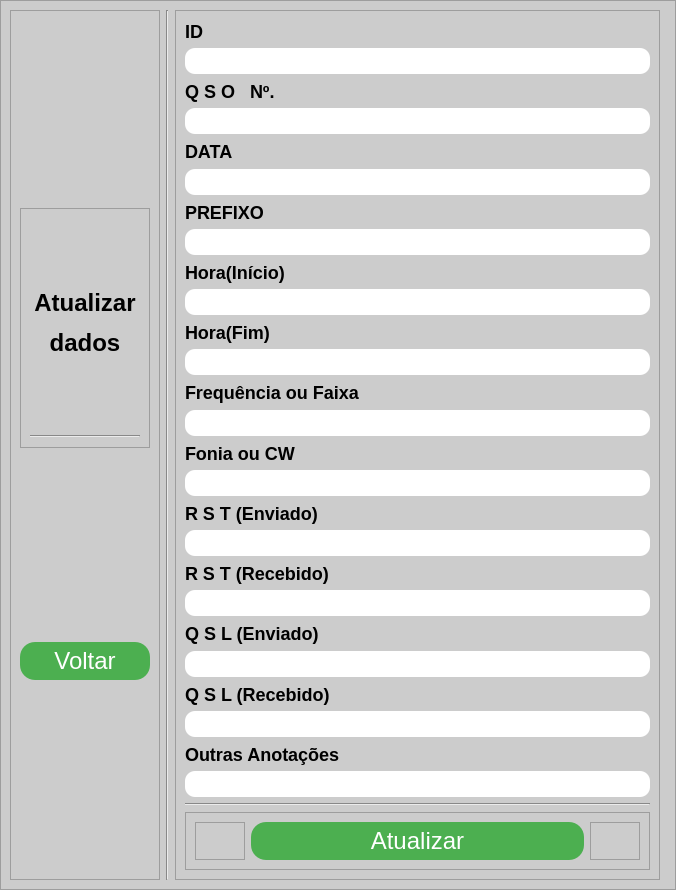
<?xml version="1.0" encoding="UTF-8"?>
<ui version="4.0">
 <class>InsertWindow</class>
 <widget class="QMainWindow" name="InsertWindow">
  <property name="geometry">
   <rect>
    <x>0</x>
    <y>0</y>
    <width>676</width>
    <height>890</height>
   </rect>
  </property>
  <property name="minimumSize">
   <size>
    <width>676</width>
    <height>890</height>
   </size>
  </property>
  <property name="maximumSize">
   <size>
    <width>16777215</width>
    <height>16777215</height>
   </size>
  </property>
  <property name="windowTitle">
   <string notr="true">Atualizar dados</string>
  </property>
  <widget class="QWidget" name="centralwidget">
   <property name="minimumSize">
    <size>
     <width>0</width>
     <height>0</height>
    </size>
   </property>
   <layout class="QVBoxLayout" name="verticalLayout">
    <property name="spacing">
     <number>0</number>
    </property>
    <property name="leftMargin">
     <number>0</number>
    </property>
    <property name="topMargin">
     <number>0</number>
    </property>
    <property name="rightMargin">
     <number>0</number>
    </property>
    <property name="bottomMargin">
     <number>0</number>
    </property>
    <item>
     <widget class="QFrame" name="frame">
      <property name="minimumSize">
       <size>
        <width>0</width>
        <height>0</height>
       </size>
      </property>
      <property name="maximumSize">
       <size>
        <width>6526262</width>
        <height>16777215</height>
       </size>
      </property>
      <property name="styleSheet">
       <string notr="true">background-color: rgb(204, 204, 204);</string>
      </property>
      <property name="frameShape">
       <enum>QFrame::StyledPanel</enum>
      </property>
      <property name="frameShadow">
       <enum>QFrame::Raised</enum>
      </property>
      <layout class="QHBoxLayout" name="horizontalLayout">
       <item>
        <widget class="QFrame" name="frame_2">
         <property name="minimumSize">
          <size>
           <width>150</width>
           <height>0</height>
          </size>
         </property>
         <property name="maximumSize">
          <size>
           <width>150</width>
           <height>16777215</height>
          </size>
         </property>
         <property name="frameShape">
          <enum>QFrame::StyledPanel</enum>
         </property>
         <property name="frameShadow">
          <enum>QFrame::Raised</enum>
         </property>
         <layout class="QVBoxLayout" name="verticalLayout_3">
          <item>
           <widget class="QFrame" name="frame_8">
            <property name="maximumSize">
             <size>
              <width>16777215</width>
              <height>240</height>
             </size>
            </property>
            <property name="frameShape">
             <enum>QFrame::StyledPanel</enum>
            </property>
            <property name="frameShadow">
             <enum>QFrame::Raised</enum>
            </property>
            <layout class="QVBoxLayout" name="verticalLayout_4">
             <item>
              <widget class="QLabel" name="label_4">
               <property name="text">
                <string>&lt;html&gt;&lt;head/&gt;&lt;body&gt;&lt;p align=&quot;center&quot;&gt;&lt;span style=&quot; font-size:18pt; font-weight:600;&quot;&gt;Atualizar&lt;/span&gt;&lt;/p&gt;&lt;p align=&quot;center&quot;&gt;&lt;span style=&quot; font-size:18pt; font-weight:600;&quot;&gt;dados&lt;/span&gt;&lt;/p&gt;&lt;/body&gt;&lt;/html&gt;</string>
               </property>
              </widget>
             </item>
             <item>
              <widget class="Line" name="line_3">
               <property name="orientation">
                <enum>Qt::Horizontal</enum>
               </property>
              </widget>
             </item>
            </layout>
           </widget>
          </item>
          <item>
           <widget class="QPushButton" name="pushButton_2">
            <property name="styleSheet">
             <string notr="true">QPushButton{
padding: 5px 25px;
font-size: 24px;
text-align: center;
color: #fff;
background-color: #4CAF50;
border-radius: 15px;
}


QPushButton:hover{
background-color: green;
}



QPushButton:pressed{
  background-color: #3e8e41;
}</string>
            </property>
            <property name="text">
             <string>Voltar</string>
            </property>
            <property name="icon">
             <iconset>
              <normaloff>Icons/Setapratras-removebg-preview.png</normaloff>Icons/Setapratras-removebg-preview.png</iconset>
            </property>
            <property name="iconSize">
             <size>
              <width>25</width>
              <height>15</height>
             </size>
            </property>
           </widget>
          </item>
         </layout>
        </widget>
       </item>
       <item>
        <widget class="Line" name="line_2">
         <property name="orientation">
          <enum>Qt::Vertical</enum>
         </property>
        </widget>
       </item>
       <item>
        <widget class="QFrame" name="frame_4">
         <property name="frameShape">
          <enum>QFrame::StyledPanel</enum>
         </property>
         <property name="frameShadow">
          <enum>QFrame::Raised</enum>
         </property>
         <layout class="QVBoxLayout" name="verticalLayout_2">
          <item>
           <widget class="QLabel" name="label">
            <property name="maximumSize">
             <size>
              <width>16777215</width>
              <height>25</height>
             </size>
            </property>
            <property name="styleSheet">
             <string notr="true">background-color: rgb(204, 204, 204);
font-size:18px;
font-weight: bold;
</string>
            </property>
            <property name="text">
             <string>ID</string>
            </property>
           </widget>
          </item>
          <item>
           <widget class="QLineEdit" name="lineEdit">
            <property name="maximumSize">
             <size>
              <width>656566</width>
              <height>16777215</height>
             </size>
            </property>
            <property name="styleSheet">
             <string notr="true">
QLineEdit{
font-size: 20px;
text-align: center;
border-radius: 10px;
background-color: rgb(255, 255, 255);
}</string>
            </property>
           </widget>
          </item>
          <item>
           <widget class="QLabel" name="label_5">
            <property name="maximumSize">
             <size>
              <width>16777215</width>
              <height>25</height>
             </size>
            </property>
            <property name="styleSheet">
             <string notr="true">background-color: rgb(204, 204, 204);
font-size:18px;
font-weight: bold;
</string>
            </property>
            <property name="text">
             <string>Q S O   Nº.</string>
            </property>
           </widget>
          </item>
          <item>
           <widget class="QLineEdit" name="lineEdit_4">
            <property name="styleSheet">
             <string notr="true">
QLineEdit{
font-size: 20px;
text-align: center;
border-radius: 10px;
background-color: rgb(255, 255, 255);
}</string>
            </property>
           </widget>
          </item>
          <item>
           <widget class="QLabel" name="label_2">
            <property name="maximumSize">
             <size>
              <width>16777215</width>
              <height>30</height>
             </size>
            </property>
            <property name="styleSheet">
             <string notr="true">background-color: rgb(204, 204, 204);
font-size:18px;
font-weight: bold;
</string>
            </property>
            <property name="text">
             <string>DATA</string>
            </property>
           </widget>
          </item>
          <item>
           <widget class="QLineEdit" name="lineEdit_2">
            <property name="styleSheet">
             <string notr="true">
QLineEdit{
font-size: 20px;
text-align: center;
border-radius: 10px;
background-color: rgb(255, 255, 255);
}</string>
            </property>
           </widget>
          </item>
          <item>
           <widget class="QLabel" name="label_3">
            <property name="maximumSize">
             <size>
              <width>16777215</width>
              <height>25</height>
             </size>
            </property>
            <property name="styleSheet">
             <string notr="true">background-color: rgb(204, 204, 204);
font-size:18px;
font-weight: bold;
</string>
            </property>
            <property name="text">
             <string>PREFIXO</string>
            </property>
           </widget>
          </item>
          <item>
           <widget class="QLineEdit" name="lineEdit_3">
            <property name="styleSheet">
             <string notr="true">
QLineEdit{
font-size: 20px;
text-align: center;
border-radius: 10px;
background-color: rgb(255, 255, 255);
}</string>
            </property>
           </widget>
          </item>
          <item>
           <widget class="QLabel" name="label_6">
            <property name="maximumSize">
             <size>
              <width>16777215</width>
              <height>25</height>
             </size>
            </property>
            <property name="styleSheet">
             <string notr="true">background-color: rgb(204, 204, 204);
font-size:18px;
font-weight: bold;
</string>
            </property>
            <property name="text">
             <string>Hora(Início)</string>
            </property>
           </widget>
          </item>
          <item>
           <widget class="QLineEdit" name="lineEdit_5">
            <property name="styleSheet">
             <string notr="true">
QLineEdit{
font-size: 20px;
text-align: center;
border-radius: 10px;
background-color: rgb(255, 255, 255);
}</string>
            </property>
           </widget>
          </item>
          <item>
           <widget class="QLabel" name="label_7">
            <property name="maximumSize">
             <size>
              <width>16777215</width>
              <height>25</height>
             </size>
            </property>
            <property name="styleSheet">
             <string notr="true">background-color: rgb(204, 204, 204);
font-size:18px;
font-weight: bold;
</string>
            </property>
            <property name="text">
             <string>Hora(Fim)</string>
            </property>
           </widget>
          </item>
          <item>
           <widget class="QLineEdit" name="lineEdit_6">
            <property name="styleSheet">
             <string notr="true">
QLineEdit{
font-size: 20px;
text-align: center;
border-radius: 10px;
background-color: rgb(255, 255, 255);
}</string>
            </property>
           </widget>
          </item>
          <item>
           <widget class="QLabel" name="label_8">
            <property name="maximumSize">
             <size>
              <width>16777215</width>
              <height>25</height>
             </size>
            </property>
            <property name="styleSheet">
             <string notr="true">background-color: rgb(204, 204, 204);
font-size:18px;
font-weight: bold;
</string>
            </property>
            <property name="text">
             <string>Frequência ou Faixa</string>
            </property>
           </widget>
          </item>
          <item>
           <widget class="QLineEdit" name="lineEdit_7">
            <property name="styleSheet">
             <string notr="true">
QLineEdit{
font-size: 20px;
text-align: center;
border-radius: 10px;
background-color: rgb(255, 255, 255);
}</string>
            </property>
           </widget>
          </item>
          <item>
           <widget class="QLabel" name="label_9">
            <property name="maximumSize">
             <size>
              <width>16777215</width>
              <height>25</height>
             </size>
            </property>
            <property name="styleSheet">
             <string notr="true">background-color: rgb(204, 204, 204);
font-size:18px;
font-weight: bold;
</string>
            </property>
            <property name="text">
             <string>Fonia ou CW</string>
            </property>
           </widget>
          </item>
          <item>
           <widget class="QLineEdit" name="lineEdit_8">
            <property name="styleSheet">
             <string notr="true">
QLineEdit{
font-size: 20px;
text-align: center;
border-radius: 10px;
background-color: rgb(255, 255, 255);
}</string>
            </property>
           </widget>
          </item>
          <item>
           <widget class="QLabel" name="label_10">
            <property name="maximumSize">
             <size>
              <width>16777215</width>
              <height>25</height>
             </size>
            </property>
            <property name="styleSheet">
             <string notr="true">background-color: rgb(204, 204, 204);
font-size:18px;
font-weight: bold;
</string>
            </property>
            <property name="text">
             <string>R S T (Enviado)</string>
            </property>
           </widget>
          </item>
          <item>
           <widget class="QLineEdit" name="lineEdit_9">
            <property name="styleSheet">
             <string notr="true">
QLineEdit{
font-size: 20px;
text-align: center;
border-radius: 10px;
background-color: rgb(255, 255, 255);
}</string>
            </property>
           </widget>
          </item>
          <item>
           <widget class="QLabel" name="label_11">
            <property name="maximumSize">
             <size>
              <width>16777215</width>
              <height>25</height>
             </size>
            </property>
            <property name="styleSheet">
             <string notr="true">background-color: rgb(204, 204, 204);
font-size:18px;
font-weight: bold;
</string>
            </property>
            <property name="text">
             <string>R S T (Recebido)</string>
            </property>
           </widget>
          </item>
          <item>
           <widget class="QLineEdit" name="lineEdit_10">
            <property name="styleSheet">
             <string notr="true">
QLineEdit{
font-size: 20px;
text-align: center;
border-radius: 10px;
background-color: rgb(255, 255, 255);
}</string>
            </property>
           </widget>
          </item>
          <item>
           <widget class="QLabel" name="label_12">
            <property name="maximumSize">
             <size>
              <width>16777215</width>
              <height>25</height>
             </size>
            </property>
            <property name="styleSheet">
             <string notr="true">background-color: rgb(204, 204, 204);
font-size:18px;
font-weight: bold;
</string>
            </property>
            <property name="text">
             <string>Q S L (Enviado)</string>
            </property>
           </widget>
          </item>
          <item>
           <widget class="QLineEdit" name="lineEdit_11">
            <property name="styleSheet">
             <string notr="true">
QLineEdit{
font-size: 20px;
text-align: center;
border-radius: 10px;
background-color: rgb(255, 255, 255);
}</string>
            </property>
           </widget>
          </item>
          <item>
           <widget class="QLabel" name="label_13">
            <property name="maximumSize">
             <size>
              <width>16777215</width>
              <height>25</height>
             </size>
            </property>
            <property name="styleSheet">
             <string notr="true">background-color: rgb(204, 204, 204);
font-size:18px;
font-weight: bold;
</string>
            </property>
            <property name="text">
             <string>Q S L (Recebido)</string>
            </property>
           </widget>
          </item>
          <item>
           <widget class="QLineEdit" name="lineEdit_12">
            <property name="styleSheet">
             <string notr="true">
QLineEdit{
font-size: 20px;
text-align: center;
border-radius: 10px;
background-color: rgb(255, 255, 255);
}</string>
            </property>
           </widget>
          </item>
          <item>
           <widget class="QLabel" name="label_14">
            <property name="styleSheet">
             <string notr="true">background-color: rgb(204, 204, 204);
font-size:18px;
font-weight: bold;
</string>
            </property>
            <property name="text">
             <string>Outras Anotações</string>
            </property>
           </widget>
          </item>
          <item>
           <widget class="QLineEdit" name="lineEdit_13">
            <property name="styleSheet">
             <string notr="true">
QLineEdit{
font-size: 20px;
text-align: center;
border-radius: 10px;
background-color: rgb(255, 255, 255);
}</string>
            </property>
           </widget>
          </item>
          <item>
           <widget class="Line" name="line">
            <property name="orientation">
             <enum>Qt::Horizontal</enum>
            </property>
           </widget>
          </item>
          <item>
           <widget class="QFrame" name="frame_5">
            <property name="maximumSize">
             <size>
              <width>16777215</width>
              <height>70</height>
             </size>
            </property>
            <property name="frameShape">
             <enum>QFrame::StyledPanel</enum>
            </property>
            <property name="frameShadow">
             <enum>QFrame::Raised</enum>
            </property>
            <layout class="QHBoxLayout" name="horizontalLayout_2">
             <item>
              <widget class="QFrame" name="frame_6">
               <property name="maximumSize">
                <size>
                 <width>50</width>
                 <height>16777215</height>
                </size>
               </property>
               <property name="frameShape">
                <enum>QFrame::StyledPanel</enum>
               </property>
               <property name="frameShadow">
                <enum>QFrame::Raised</enum>
               </property>
              </widget>
             </item>
             <item>
              <widget class="QPushButton" name="pushButton">
               <property name="styleSheet">
                <string notr="true">QPushButton{
padding: 5px 25px;
font-size: 24px;
text-align: center;
color: #fff;
background-color: #4CAF50;
border-radius: 15px;
}


QPushButton:hover{
background-color: green;
}



QPushButton:pressed{
  background-color: #3e8e41;
}</string>
               </property>
               <property name="text">
                <string>Atualizar</string>
               </property>
               <property name="icon">
                <iconset>
                 <normaloff>Icons/updateicon-removebg-preview-removebg-preview.png</normaloff>Icons/updateicon-removebg-preview-removebg-preview.png</iconset>
               </property>
               <property name="iconSize">
                <size>
                 <width>40</width>
                 <height>25</height>
                </size>
               </property>
              </widget>
             </item>
             <item>
              <widget class="QFrame" name="frame_7">
               <property name="maximumSize">
                <size>
                 <width>50</width>
                 <height>16777215</height>
                </size>
               </property>
               <property name="frameShape">
                <enum>QFrame::StyledPanel</enum>
               </property>
               <property name="frameShadow">
                <enum>QFrame::Raised</enum>
               </property>
              </widget>
             </item>
            </layout>
           </widget>
          </item>
         </layout>
        </widget>
       </item>
       <item>
        <widget class="QFrame" name="frame_3">
         <property name="minimumSize">
          <size>
           <width>0</width>
           <height>0</height>
          </size>
         </property>
         <property name="maximumSize">
          <size>
           <width>150</width>
           <height>16777215</height>
          </size>
         </property>
         <property name="frameShape">
          <enum>QFrame::StyledPanel</enum>
         </property>
         <property name="frameShadow">
          <enum>QFrame::Raised</enum>
         </property>
        </widget>
       </item>
      </layout>
     </widget>
    </item>
   </layout>
  </widget>
 </widget>
 <resources/>
 <connections/>
</ui>
